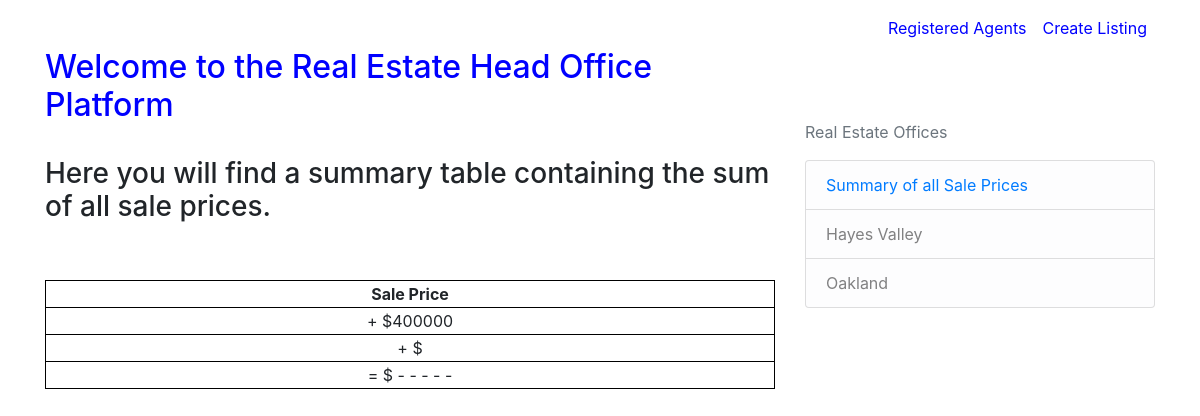
The app's page /summary, older data.
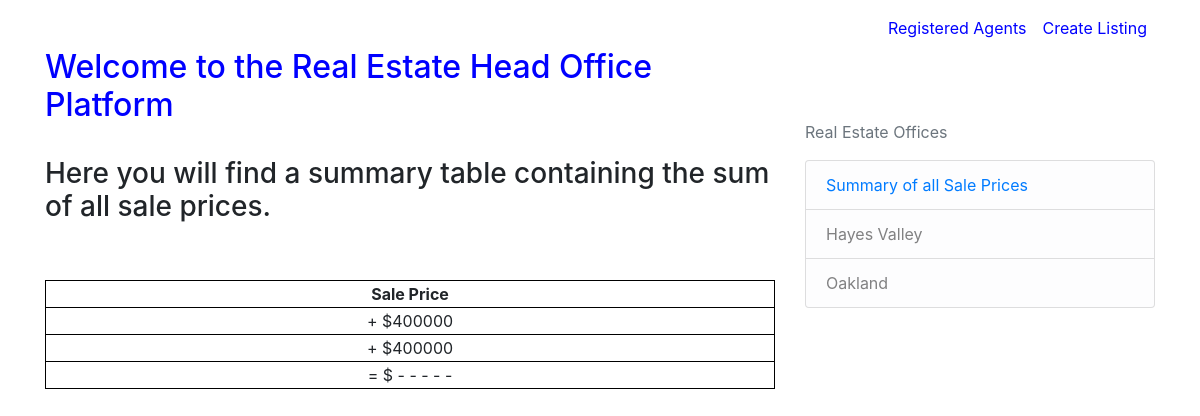
The same page, newer data.
### real_estate/models.py (models this page shows)
class Listing(db.Model):
    id = db.Column(db.Integer, primary_key=True)
    seller = db.Column(db.String(100), nullable=False)
    price = db.Column(db.String(100), nullable=False)
    date = db.Column(db.DateTime, nullable=False, default=datetime.utcnow)
    bedrooms = db.Column(db.String(100), nullable=False)
    bathrooms = db.Column(db.String(100), nullable=False)
    zipcode = db.Column(db.String(100), nullable=False)
    sold = db.Column(db.String(100), nullable=False, default="No")
    office = db.Column(db.String(100), nullable=False)
    agent_id = db.Column(db.Integer, db.ForeignKey('agent.id'), nullable=False)
    buyer = db.Column(db.String(100), nullable=False, default="")
    saleprice = db.Column(db.String(100), nullable=False, default="")
    saledate = db.Column(db.DateTime, nullable=False, default=datetime.utcnow)
    saleoffice = db.Column(db.String(100), nullable=False, default="")
    def __repr__(self):
        return f"{self.saleprice}"

### real_estate/routes.py (the view)
@app.route("/summary")
def summary():
    listings = Listing.query.all()
    return render_template('summary.html', listings=listings)

### real_estate/templates/summary.html
{% extends "layout.html" %}
{% block navigation%}
<a class="nav-item nav-link" href="{{ url_for('registered_agents') }}" style="color:blue">Registered Agents</a>
<a class="nav-item nav-link" href="{{ url_for('new_listing') }}" style="color:blue">Create Listing</a>
{% endblock navigation %}
{% block content %}
<br>
<br>
<h2><a href="{{ url_for('home') }}" style="color:blue">Welcome to the Real Estate Head Office Platform</a></h2>
<br>
<h3>Here you will find a summary table containing the sum of all sale prices.</h3>
<br>
<br>
    <table style="width:100%; border: 1px solid black">
        <tr>
          <th style="text-align: center;border: 1px solid black";>Sale Price</th>
        </tr>
        {% for n in range(listings| length) %}
        <tr>
          <td style="text-align: center;border: 1px solid black";>+ ${{ listings[n] }}</td>
        </tr>
        {% endfor %}
        <tr>
            <td style="text-align: center;border: 1px solid black";>= $ - - - - -</td>
          </tr>
      </table>
{% endblock content %}

Row changes from the older to the newer data that the page shows:
now on this page (row edited): Listing: saleprice "400000"
